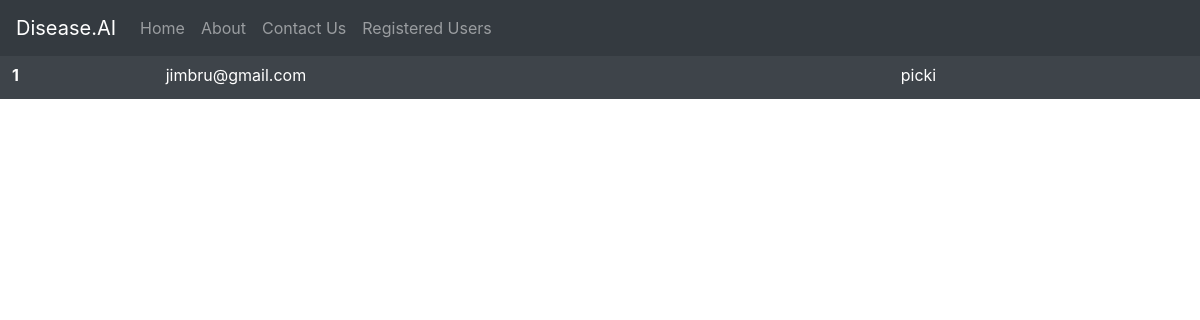
Before: /listofusers with the older database file.
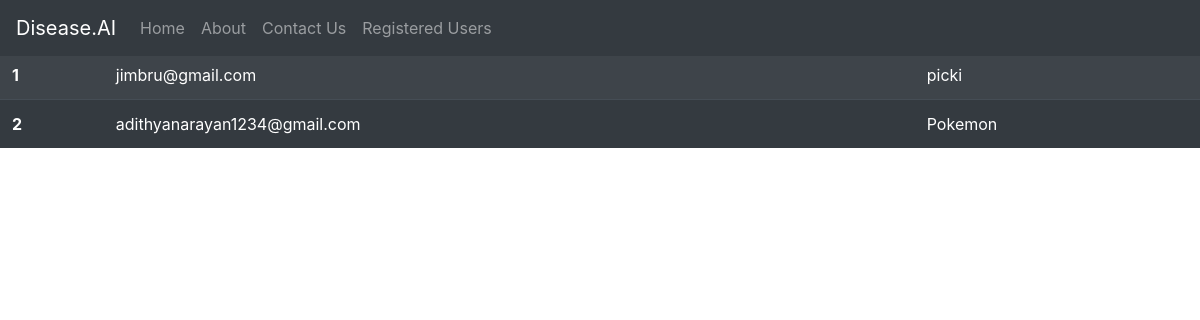
After: the same page with the newer database file.
### homepage.py (models this page shows, shortened)
class user(db.Model):
    id=db.Column(db.Integer,primary_key=True)
    email=db.Column(db.String(80),unique=True)
    name=db.Column(db.String(32),nullable=False)

### homepage.py (the view)
@app.route('/listofusers')
def interestedpeople():
    inter=user.query.all()
    return render_template('interested.html',inter=inter)

### templates/interested.html
{% extends 'website.html' %}
{% block body %}
    {% if inter %}
    <table class="table table-striped table-dark">
  <thead>
    <tr>
      <th scope="col">#</th>
      <th scope="col">EmailId</th>
      <th scope="col">Name</th>
      </tr>
  </thead>
    <tbody>
    {% for k in inter %}
    <tr>
      <th scope="row">{{k.id}}</th>
      <td>{{k.email}}</td>
      <td>{{k.name}}</td>
    </tr>
    {% endfor %}
      </tbody>
    </table>
    {% else %}
    <p>We cant find anything</p>
    {% endif %}
{% endblock %}

### templates/website.html (shortened to what this page needs)
<!DOCTYPE html>
<html>
<head>
  <link rel="stylesheet" href="https://maxcdn.bootstrapcdn.com/bootstrap/4.5.0/css/bootstrap.min.css">
</head>
<body>
	<nav class="navbar navbar-expand-md bg-dark navbar-dark fixed-top">
	  <a class="navbar-brand" href="#">Disease.AI</a>
	  <div class="collapse navbar-collapse" id="collapsibleNavbar">
	    <ul class="navbar-nav">
	      <li class="nav-item">
	        <a class="nav-link" href="/#Home">Home</a>
	      </li>
	      <li class="nav-item">
	        <a class="nav-link" href="/#About">About</a>
	      </li>
	      <li class="nav-item">
	        <a class="nav-link" href="/#Contact">Contact Us</a>
	      </li>
				<li class="nav-item">
	        <a class="nav-link" href="/listofusers">Registered Users</a>
	      </li>
	    </ul>
	  </div>
	</nav>
	{% block body %}{% endblock %}
</body>
</html>

### templates/website.html (style rules this page uses)
html { display: block; scroll-behavior: smooth; }

Changed rows visible on the page:
added user: id "2", email "adithyanarayan1234@gmail.com", name "Pokemon"
